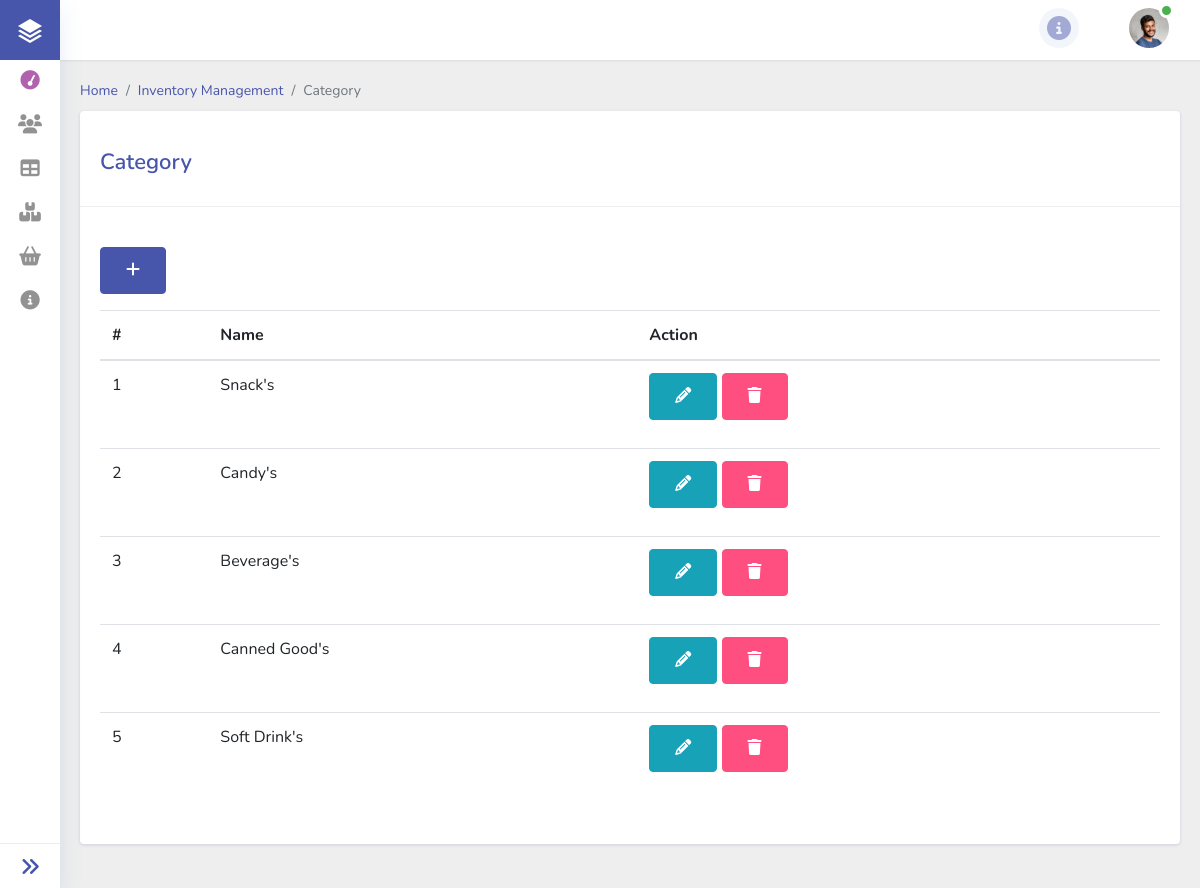
The app's page /dashboard/category.php (signed in) with its own data.
### tables this page shows
CREATE TABLE `tbl_category` (
  `category_id` int(255) NOT NULL,
  `category` varchar(300) NOT NULL
);

### dashboard/category.php (the view, shortened to what this page needs)
<?php
include '../template/header.php';
?>
<div class="main-content">
    <div class="container-fluid content-top-gap">
        <nav aria-label="breadcrumb">
            <ol class="breadcrumb my-breadcrumb">
                <li class="breadcrumb-item"><a href="dashboard.php">Home</a></li>
                <li class="breadcrumb-item"><a href="#">Inventory Management</a></li>
                <li class="breadcrumb-item active" aria-current="page"><?= $_SESSION['title'] ?></li>
            </ol>
        </nav>
        <section class="forms">
            <div class="card card_border py-2 mb-4">
                <div class="cards__heading">
                    <h3><?= $_SESSION['title'] ?> <span></span></h3>
                </div>
                <div class="card-body">
                    <button type="button" class="btn btn-primary btn-style mb-3" data-toggle="modal"
                        data-target="#add-cat">
                        <i class="fa fa-plus" aria-hidden="true"></i>
                    </button>
                    <table id="category" class="table table-hover text-capitalize" style="width:100%">
                        <thead>
                            <tr>
                                <th>#</th>
                                <th>Name</th>
                                <th>Action</th>
                            </tr>
                        </thead>
                        <tbody>
                            <?php
                            $sql = "SELECT * FROM `tbl_category`";
                            $result = $conn->query($sql);
                            $count = 0;
                            while ($row = $result->fetch_assoc()) {
                                $count += 1;
                                ?>
                                <tr>
                                    <td><?= $count ?></td>
                                    <td><?= $row['category'] ?></td>
                                    <td>
                                        <button type="button" class="btn btn-info btn-style mb-3" data-toggle="modal"
                                            data-target="#edit-cat<?= $row['category_id'] ?>">
                                            <i class="fa fa-pencil" aria-hidden="true"></i>
                                        </button>
                                        <?php
                                        if ($_SESSION['login_role'] == 1) {
                                            ?>
                                            <button type="button" class="btn btn-danger btn-style mb-3" data-toggle="modal"
                                                data-target="#delete-cat<?= $row['category_id'] ?>">
                                                <i class="fa fa-trash" aria-hidden="true"></i>
                                            </button>
                                            <?php
                                        }
                                        ?>
                                    </td>
                                </tr>
                                <?php
                            }
                            ?>
                        </tbody>
                    </table>
                </div>
            </div>
        </section>
    </div>
</div>
<?php include '../template/footer.php'; ?>

### records on screen
tbl_category: category "Snack's"
tbl_category: category "Candy's"
tbl_category: category "Beverage's"
tbl_category: category "Canned Good's"
tbl_category: category "Soft Drink's"

### other values on screen
$_SESSION['title'] "Category"
